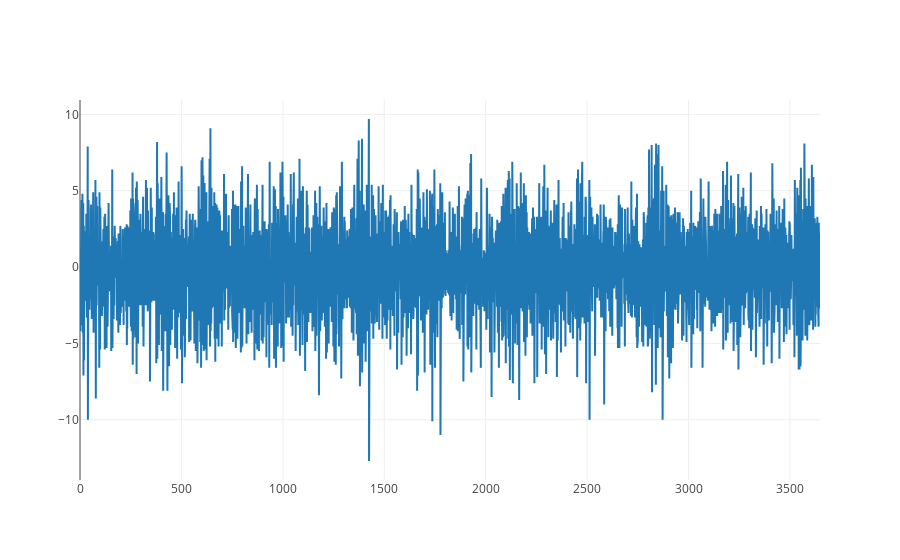

The cell this chart's notebook holds for it:
### Code cell
diff1 = np.diff(df['temp'])
DickeyFullerTest(diff1)
iplot({"data": [go.Scatter(x=np.arange(len(diff1)), y=diff1)]})
ACF_PACF(diff1)

### Figure 1 — Plotly figure (JSON) as saved in the notebook; plotly's stock layout.template omitted (floating-point values rounded to 4 significant figures; data arrays with more than 128 entries replaced by an {"elided": "..."} marker saying what was removed)
{"data": [{"type": "scatter", "x": {"elided": "3649 int values"}, "y": {"elided": "3649 float values"}}], "layout": {}}
